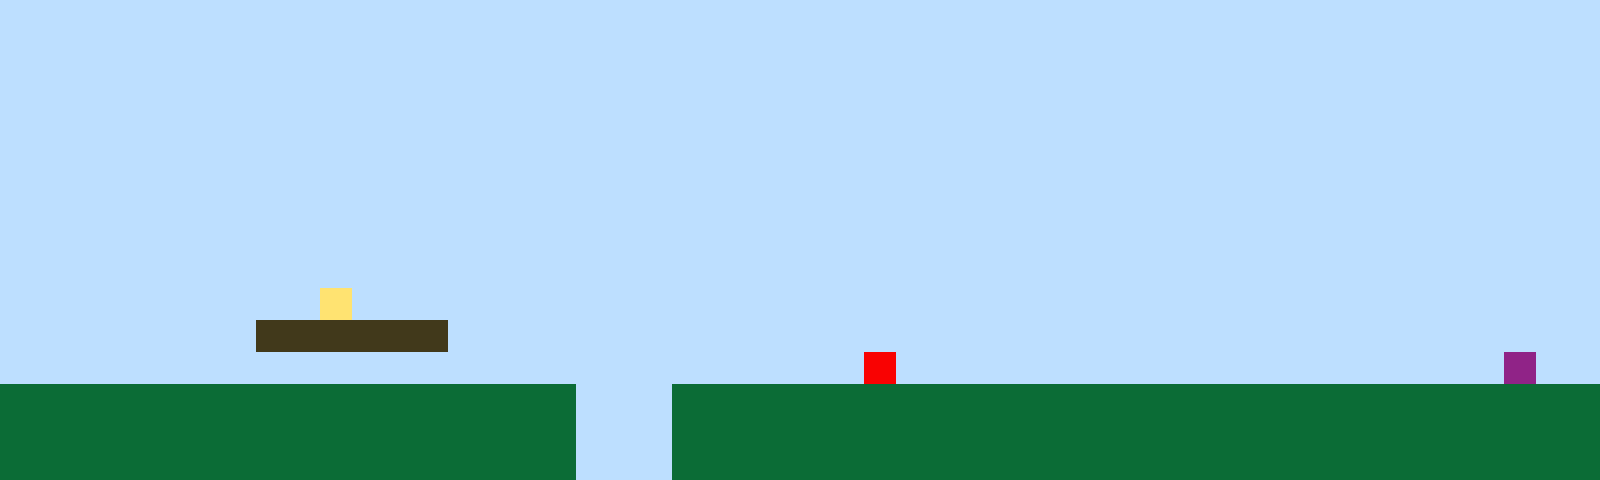

The image is a tile-based game level rendered from a .tmx file. Its description and complete source (layers, tilesets, objects, tile grids) follow:
An orthogonal 50x15 tile map with 32x32 px tiles, 1 tile layer (Tile Layer 1).

<map version="1.10" tiledversion="1.11.2" orientation="orthogonal" renderorder="right-up" width="50" height="15" tilewidth="32" tileheight="32" infinite="0" nextlayerid="2" nextobjectid="1"><editorsettings><export target="map1.csv" format="csv" /></editorsettings><tileset firstgid="1" name="sprites" tilewidth="32" tileheight="32" tilecount="6" columns="3"><image source="sprites.png" width="96" height="64" /></tileset><layer id="1" name="Tile Layer 1" width="50" height="15"><data encoding="csv">1,1,1,1,1,1,1,1,1,1,1,1,1,1,1,1,1,1,1,1,1,1,1,1,1,1,1,1,1,1,1,1,1,1,1,1,1,1,1,1,1,1,1,1,1,1,1,1,1,1,1,1,1,1,1,1,1,1,1,1,1,1,1,1,1,1,1,1,1,1,1,1,1,1,1,1,1,1,1,1,1,1,1,1,1,1,1,1,1,1,1,1,1,1,1,1,1,1,1,1,1,1,1,1,1,1,1,1,1,1,1,1,1,1,1,1,1,1,1,1,1,1,1,1,1,1,1,1,1,1,1,1,1,1,1,1,1,1,1,1,1,1,1,1,1,1,1,1,1,1,1,1,1,1,1,1,1,1,1,1,1,1,1,1,1,1,1,1,1,1,1,1,1,1,1,1,1,1,1,1,1,1,1,1,1,1,1,1,1,1,1,1,1,1,1,1,1,1,1,1,1,1,1,1,1,1,1,1,1,1,1,1,1,1,1,1,1,1,1,1,1,1,1,1,1,1,1,1,1,1,1,1,1,1,1,1,1,1,1,1,1,1,1,1,1,1,1,1,1,1,1,1,1,1,1,1,1,1,1,1,1,1,1,1,1,1,1,1,1,1,1,1,1,1,1,1,1,1,1,1,1,1,1,1,1,1,1,1,1,1,1,1,1,1,1,1,1,1,1,1,1,1,1,1,1,1,1,1,1,1,1,1,1,1,1,1,1,1,1,1,1,1,1,1,1,1,1,1,1,1,1,1,1,1,1,1,1,1,1,1,1,1,1,1,1,1,1,1,1,1,1,1,1,1,1,1,1,1,1,1,1,1,1,1,1,1,1,1,1,1,1,1,1,1,1,1,1,1,1,1,1,1,1,1,1,1,1,1,1,1,1,1,1,1,1,1,1,1,1,1,1,1,1,1,1,1,1,1,1,1,1,1,1,1,1,1,1,1,1,1,1,1,1,1,1,1,1,1,1,1,1,1,1,1,1,1,1,1,1,1,1,1,1,1,1,1,1,1,1,1,1,1,1,1,1,1,1,1,1,1,4,1,1,1,1,1,1,1,1,1,1,1,1,1,1,1,1,1,1,1,1,1,1,1,1,1,1,1,1,1,1,1,1,1,1,1,1,1,1,1,1,1,1,1,1,1,1,1,3,3,3,3,3,3,1,1,1,1,1,1,1,1,1,1,1,1,1,1,1,1,1,1,1,1,1,1,1,1,1,1,1,1,1,1,1,1,1,1,1,1,1,1,1,1,1,1,1,1,1,1,1,1,1,1,1,1,1,1,1,1,1,1,1,1,1,1,1,5,1,1,1,1,1,1,1,1,1,1,1,1,1,1,1,1,1,1,1,6,1,1,2,2,2,2,2,2,2,2,2,2,2,2,2,2,2,2,2,2,1,1,1,2,2,2,2,2,2,2,2,2,2,2,2,2,2,2,2,2,2,2,2,2,2,2,2,2,2,2,2,2,2,2,2,2,2,2,2,2,2,2,2,2,2,2,2,2,2,2,1,1,1,2,2,2,2,2,2,2,2,2,2,2,2,2,2,2,2,2,2,2,2,2,2,2,2,2,2,2,2,2,2,2,2,2,2,2,2,2,2,2,2,2,2,2,2,2,2,2,1,1,1,2,2,2,2,2,2,2,2,2,2,2,2,2,2,2,2,2,2,2,2,2,2,2,2,2,2,2,2,2</data></layer></map>
